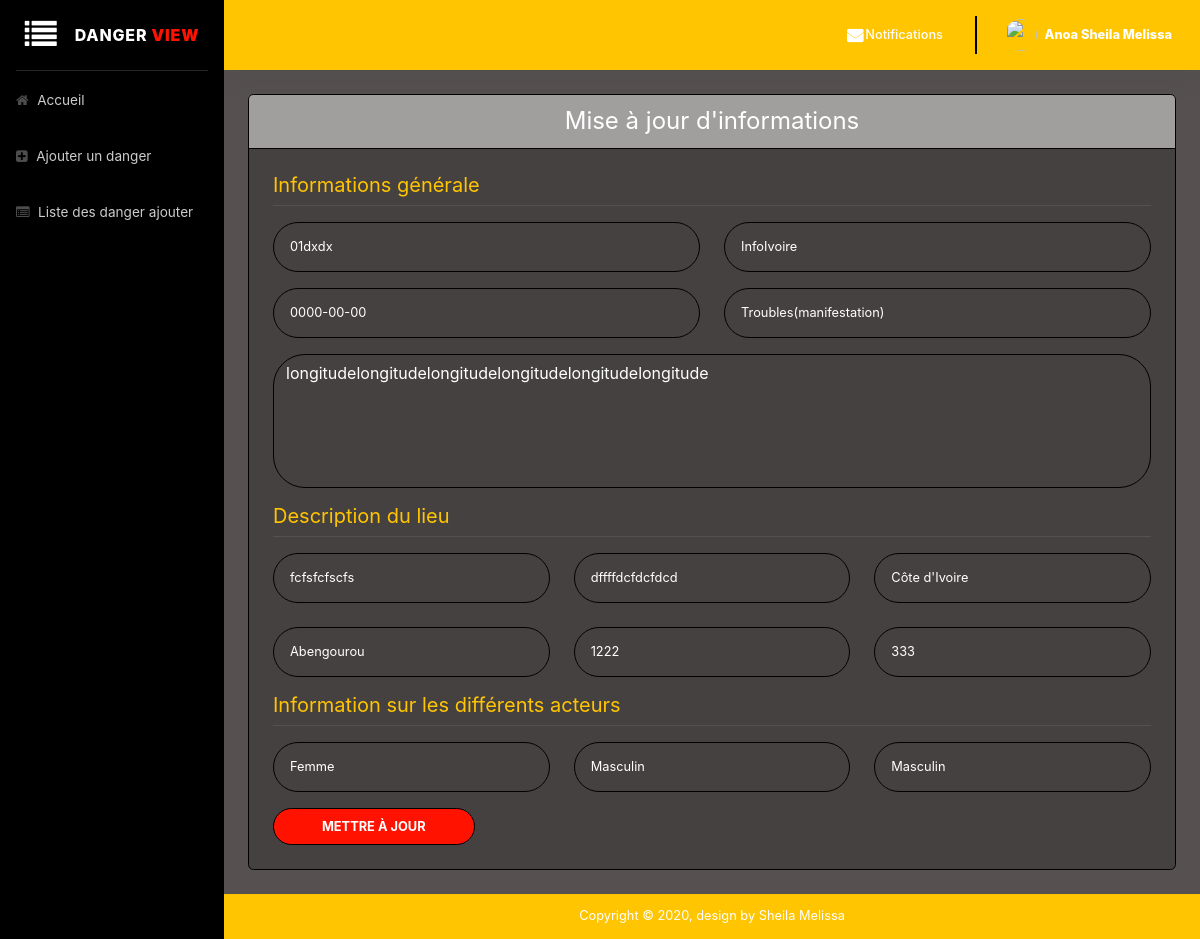
Screenshot of /operateurs/mettre-danger-a-jour.php?id=1 (signed in) with the database file from the repository.
### tables this page shows
CREATE TABLE `danger` (
  `id` int(11) NOT NULL,
  `numeroOrdre` varchar(255) NOT NULL,
  `description` text NOT NULL,
  `date` date NOT NULL,
  `source` varchar(255) NOT NULL,
  `idUtilisateur` int(11) NOT NULL,
  `Lieu` text NOT NULL,
  `dangerType` text NOT NULL,
  `descripendroit` text NOT NULL,
  `pays` text NOT NULL,
  `ville` text NOT NULL,
  `longitude` text NOT NULL,
  `latitude` text NOT NULL,
  `typeActeur` text NOT NULL,
  `sexeVictime` text NOT NULL,
  `sexeResponsable` text NOT NULL,
  `dateAjout` date NOT NULL DEFAULT current_timestamp()
);

### operateurs/mettre-danger-a-jour.php (the view, shortened to what this page needs)
<?php
require_once "../php/db.php";
?>
<!DOCTYPE html>
<html lang="fr">
<head>
    <link href="https://stackpath.bootstrapcdn.com/font-awesome/4.7.0/css/font-awesome.min.css" rel="stylesheet" type="text/css">
    <link href="../css/bootstrap.min.css" rel="stylesheet">
</head>
<body id="page-top">
    <div id="wrapper">
        <ul class="navbar-nav sidebar sidebar-dark accordion" id="accordionSidebar" style="background: #000 !important;">
            <span class="sidebar-brand d-flex align-items-center justify-content-center">
                <div class="sidebar-brand-icon" style="cursor: pointer;">
                    <i class="fa fa-list" aria-hidden="true" id="sidebarToggle"></i>
                  </div>
                <div class="sidebar-brand-text">
                   &nbsp;&nbsp;&nbsp; Danger <b style="color: #ff1300;">view</b>
                </div>
              </span>
            <hr class="sidebar-divider my-0">
            <li class="nav-item">
                <a class="nav-link" href="./operateur_home.php">
                    <i class="fa fa-home" aria-hidden="true"></i>
                    <span>Accueil</span></a>
            </li>
            <li class="nav-item">
                <a class="nav-link" href="./ajouter-danger.php">
                    <i class="fa fa-plus-square" aria-hidden="true"></i>
                    <span>Ajouter un danger</span>
                </a>
            </li>
            <li class="nav-item">
                <a class="nav-link" href="./liste-des-danger-ajouter.php">
                    <i class="fa fa-list-alt" aria-hidden="true"></i>
                    <span>Liste des danger ajouter</span></a>
            </li>
        </ul>
        <div id="content-wrapper" class="d-flex flex-column">
            <div id="content">
                <nav class="navbar navbar-expand navbar-light bg-white topbar mb-4 static-top shadow" style="background: #ffc500 !important;font-weight: 700;">
                    <ul class="navbar-nav ml-auto">
                        <li class="nav-item dropdown no-arrow mx-1">
                            <a class="nav-link dropdown-toggle" href="#" id="messagesDropdown" role="button" data-toggle="dropdown" aria-haspopup="true" aria-expanded="false">
                                <i class="fa fa-envelope fa-fw" style="color: #fff !important;font-weight: bold;"></i>
                                <span class="d-none d-lg-inline text-gray-600 small" style="color: #fff !important;font-weight: 500;">Notifications</span>
                            </a>
                        </li>
                        <div class="topbar-divider d-none d-sm-block"></div>
                        <li class="nav-item dropdown no-arrow">
                            <a class="nav-link dropdown-toggle" href="#" id="userDropdown" role="button" data-toggle="dropdown" aria-haspopup="true" aria-expanded="false">
                                <img class="img-profile rounded-circle" src="https://cdn.pixabay.com/photo/2013/07/13/10/07/man-156584_960_720.png">&nbsp;&nbsp;
                                <span class="d-none d-lg-inline text-gray-600 small" style="color: #fff !important;font-weight: 800;">
                                    <?= htmlspecialchars($_SESSION["prenom"]); ?>
                                </span>
                            </a>
                        </li>
                    </ul>
                </nav>
                <div class="container-fluid">
                    <div class="card mb-4">
                        <h5 class=" h4 card-header" style="background: #a19e9e !important">
                            <center>Mise à jour d'informations</center>
                        </h5>
                        <div class="card-body">
                        <div class="row">
          <div class="col-lg-12">
            <div class="p-1">
            <?php
             $dangerId= intval($_GET["id"]);
             $query = "SELECT * FROM danger WHERE id=:uid";
             $traitement = $db->prepare($query);
             $traitement->bindParam(':uid', $dangerId, PDO::PARAM_STR);
             $traitement->execute();
             $data = $traitement->fetchAll();
            ?>
             <?php if($traitement->rowCount() > 0): ?>
                <?php foreach($data as $result): ?>
              <form method="post" class="user" action="<?php echo htmlspecialchars($_SERVER["PHP_SELF"]); ?>">
                <div class="">
                    <h5 style="color: #ffc500">Informations générale</h5>
                </div>
                <hr>
                <div class="form-group row ">
                  <div class="col-sm-6 mb-3 mb-sm-0">
                    <input type="text" class="form-control form-control-user" id="numeroOrdre" name="numeroOrdre" placeholder="Numero d'ordre" value="<?= $result['numeroOrdre'] ?>">
                  </div>
                  <div class="col-sm-6 mb-3 mb-sm-0">
                    <input type="text" class="form-control form-control-user" id="source" name="source" placeholder="Veuillez indiquer la Source" value="<?= $result['source'] ?>">
                 </div>
                 </div>
                 <div class="form-group row ">
                  <div class="col-sm-6">
                    <input type="text" class="form-control form-control-user" id="date" name="date" placeholder="Indiquez la date" value="<?= $result['date'] ?>">
                  </div>
                  <?php
                    require_once "../php/db.php";
                ?>
                  <div class="col-sm-6">
                    <input type="text" list=dangertype class="form-control form-control-user" id="dangerType" name="dangerType" placeholder="Type de danger" value="<?= $result['dangerType'] ?>">
                  </div>
                  </div>
                <div class="form-group">
                  <textarea style="resize: none;" class="form-control " rows="5" id="description" name="description" placeholder="Description..." ><?= $result['description'] ?></textarea>
                </div>
                <div class="mt-3">
                    <h5 style="color: #ffc500">Description du lieu</h5>
                </div>
                <hr>
                <div class="form-group row">
                  <div class="col-sm-4 mb-3 mb-sm-0">
                    <input type="text" class="form-control form-control-user" id="Lieu" name="Lieu" placeholder="Nom de l'endroit" value="<?= $result['Lieu'] ?>">
                  </div>
                  <div class="col-sm-4 mb-3 mb-sm-0">
                    <input type="text" class="form-control form-control-user" id="descripendroit" name="descripendroit" placeholder="Décrivez l'endroit" value="<?= $result['descripendroit'] ?>">
                 </div>
                  <div class="col-sm-4">
                    <input type="text" list="Pays" class="form-control form-control-user" id="pays" name="pays" placeholder="Pays" value="<?= $result['pays'] ?>">
                  </div>
                </div>
                <div class="form-group row ">
                  <div class="col-sm-4 mb-3 mt-2 mb-sm-0">
                    <input type="text" list="vlle" class="form-control form-control-user" id="ville" name="ville" placeholder="Ville" value="<?= $result['ville'] ?>">
                  </div>
                  <div class="col-sm-4 mt-2">
                    <input type="text" list="lng" class="form-control form-control-user" id="longitude" name="longitude" placeholder="Longitude" value="<?= $result['longitude'] ?>">
                 </div>
                 <div class="col-sm-4 mt-2">
                    <input type="text" list="lat" class="form-control form-control-user" id="latitude" name="latitude" placeholder="Latitude" value="<?= $result['latitude'] ?>">
                 </div>
                </div>
                <div class="mt-3">
                    <h5 style="color: #ffc500">Information sur les différents acteurs</h5>
                </div>
                <hr>
                <div class="form-group row ">
                  <div class="col-sm-4 mb-3 mb-sm-0">
                    <input type="text" list="persons" class="form-control form-control-user" id="typeActeur" name="typeActeur" placeholder="Type d'acteur" value="<?= $result['typeActeur'] ?>">
                  </div>
                  <div class="col-sm-4 mb-3 mb-sm-0">
                    <input type="text" list="sexe" class="form-control form-control-user" id="sexeVictime" name="sexeVictime" placeholder="Sexe Victimes" value="<?= $result['sexeVictime'] ?>">
                 </div>
                  <div class="col-sm-4">
                    <input type="text" list=Sresp class="form-control form-control-user" id="sexeResponsable" name="sexeResponsable" placeholder="Sexe Responsables" value="<?= $result['sexeResponsable'] ?>">
                  </div>
                </div>
                <div>
                    <div class="row">
                        <div class="col-md-3">
                            <input type="submit" class="btn btn-primary btn-user btn-block" style="background: #ff1300!important; color:#fff;" name="update" value="Mettre à jour">
                        </div>
                        <div class="col-md-6">
                        </div>
                        <div class="col-md-3"></div>
                    </div>
                </div>
              </form>
              <?php endforeach ?>
            <?php endif ?>
            </div>
          </div>
        </div>
                        </div>
                    </div>
                </div>
            </div>
            <footer class="sticky-footer bg-white" style="background: #ffc500 !important">
                <div class="container">
                    <div class="copyright text-center">
                        <span>Copyright &copy; 2020, design by Sheila Melissa</span>
                    </div>
                </div>
            </footer>
        </div>
    </div>
</body>
</html>

### rows the page displays
danger: numeroOrdre "01dxdx", source "InfoIvoire", date "0000-00-00", dangerType "Troubles(manifestation)", description "longitudelongitudelongitudelongitudelongitudelongitude", Lieu "fcfsfcfscfs", descripendroit "dffffdcfdcfdcd", pays "Côte d'Ivoire", ville "Abengourou", longitude "1222", latitude "333", typeActeur "Femme", sexeVictime "Masculin", sexeResponsable "Masculin"

### other values shown
$_SESSION["prenom"] "Anoa Sheila Melissa"
